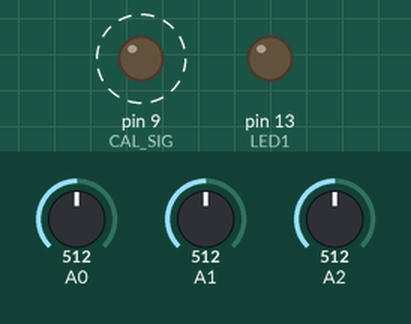
Simulated run of this sketch. Board: Arduino Uno, built with avr-gcc and run on an emulated ATmega328P. On the bench: output pins drawn as LEDs (lit = HIGH). Dashed ring = blinking. The inputs (shaded band) are chosen by the test bench; at power-on: A0 = 512, A1 = 512, A2 = 512. What the sketch prints to the serial monitor is not drawn.

Above: at 0.04 s.
At 43.3 s:
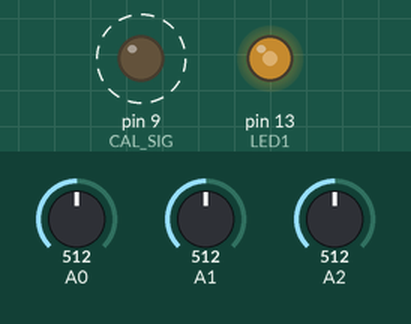
Timing chart, 0 to 43.6 s (numbered marks = the images above):
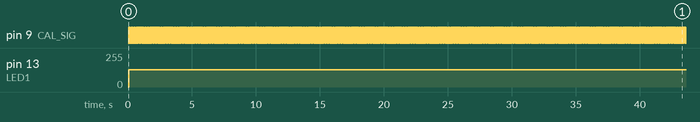

The sketch:

EMG_reader.ino
```cpp
/**********************************************************/
/* Demo program for:                                      */
/*    Board: SHIELD-EKG/EMG + Olimexino328                */
/*  Manufacture: OLIMEX                                   */
/*  COPYRIGHT (C) 2012                                    */
/*  Designed by:  Penko Todorov Bozhkov                   */
/*   Module Name:   Sketch                                */
/*   File   Name:   ShieldEkgEmgDemo.ino                  */
/*   Revision:  Rev.A                                     */
/*    -> Added is suppport for all Arduino boards.        */
/*       This code could be recompiled for all of them!   */
/*   Date: 19.12.2012                                     */
/*   Built with Arduino C/C++ Compiler, version: 1.0.3    */
/**********************************************************/
/**********************************************************
Purpose of this programme is to give you an easy way to
connect Olimexino328 to ElectricGuru(TM), see:
https://www.olimex.com/Products/EEG/OpenEEG/EEG-SMT/resources/ElecGuru40.zip
where you'll be able to observe yours own EKG or EMG signal.
It is based on:
***********************************************************
* ModularEEG firmware for one-way transmission, v0.5.4-p2
* Copyright (c) 2002-2003, Joerg Hansmann, Jim Peters, Andreas Robinson
* License: GNU General Public License (GPL) v2
***********************************************************
For proper communication packet format given below have to be supported:
///////////////////////////////////////////////
////////// Packet Format Version 2 ////////////
///////////////////////////////////////////////
// 17-byte packets are transmitted from Olimexino328 at 256Hz,
// using 1 start bit, 8 data bits, 1 stop bit, no parity, 57600 bits per second.

// Minimial transmission speed is 256Hz * sizeof(Olimexino328_packet) * 10 = 43520 bps.

struct Olimexino328_packet
{
  uint8_t	sync0;		// = 0xa5
  uint8_t	sync1;		// = 0x5a
  uint8_t	version;	// = 2 (packet version)
  uint8_t	count;		// packet counter. Increases by 1 each packet.
  uint16_t	data[6];	// 10-bit sample (= 0 - 1023) in big endian (Motorola) format.
  uint8_t	switches;	// State of PD5 to PD2, in bits 3 to 0.
};
*/
/**********************************************************/
#include <compat/deprecated.h>
#include <FlexiTimer2.h>
//http://www.arduino.cc/playground/Main/FlexiTimer2

// All definitions
#define NUMCHANNELS 6
#define HEADERLEN 4
#define PACKETLEN (NUMCHANNELS * 2 + HEADERLEN + 1)
#define SAMPFREQ 256                      // ADC sampling rate 256
#define TIMER2VAL (1024/(SAMPFREQ))       // Set 256Hz sampling frequency
#define LED1  13
#define CAL_SIG 9
#define CHANNEL_NUM 3

// Global constants and variables
volatile unsigned char counter = 0;	  //Additional divider used to generate CAL_SIG
volatile unsigned int ADC_Value = 0;	  //ADC current value

//~~~~~~~~~~
// Functions
//~~~~~~~~~~

/****************************************************/
/*  Function name: Toggle_LED1                      */
/*  Parameters                                      */
/*    Input   :  No	                            */
/*    Output  :  No                                 */
/*    Action: Switches-over LED1.                   */
/****************************************************/
void Toggle_LED1(void){

 if((digitalRead(LED1))==HIGH){ digitalWrite(LED1,LOW); }
 else{ digitalWrite(LED1,HIGH); }

}


/****************************************************/
/*  Function name: toggle_GAL_SIG                   */
/*  Parameters                                      */
/*    Input   :  No	                            */
/*    Output  :  No                                 */
/*    Action: Switches-over GAL_SIG.                */
/****************************************************/
void toggle_GAL_SIG(void){

 if(digitalRead(CAL_SIG) == HIGH){ digitalWrite(CAL_SIG, LOW); }
 else{ digitalWrite(CAL_SIG, HIGH); }

}


/****************************************************/
/*  Function name: setup                            */
/*  Parameters                                      */
/*    Input   :  No	                            */
/*    Output  :  No                                 */
/*    Action: Initializes all peripherals           */
/****************************************************/
void setup() {

 noInterrupts();  // Disable all interrupts before initialization

 // LED1
 pinMode(LED1, OUTPUT);  //Setup LED1 direction
 digitalWrite(LED1,LOW); //Setup LED1 state
 pinMode(CAL_SIG, OUTPUT);

 // Timer2
 // Timer2 is used to setup the analag channels sampling frequency and packet update.
 // Whenever interrupt occures, the current read packet is sent to the PC
 // In addition the CAL_SIG is generated as well, so Timer1 is not required in this case!
 FlexiTimer2::set(TIMER2VAL, Timer2_Overflow_ISR);
 FlexiTimer2::start();

 // Serial Port
 Serial.begin(57600);
 //Set speed to 57600 bps

 // MCU sleep mode = idle.
 //outb(MCUCR,(inp(MCUCR) | (1<<SE)) & (~(1<<SM0) | ~(1<<SM1) | ~(1<<SM2)));

 interrupts();  // Enable all interrupts after initialization has been completed
}

/****************************************************/
/*  Function name: Timer2_Overflow_ISR              */
/*  Parameters                                      */
/*    Input   :  No	                            */
/*    Output  :  No                                 */
/*    Action: Determines ADC sampling frequency.    */
/****************************************************/
void Timer2_Overflow_ISR()
{
  // Toggle LED1 with ADC sampling frequency /2
  Toggle_LED1();

  //Read the ADC inputs and print to serial
  Serial.print(millis() ); Serial.print(",");
  for (int nCh = 0; nCh <= (CHANNEL_NUM-1); ++nCh)
  {
	  Serial.print(analogRead(nCh) );
	  Serial.print( (nCh==(CHANNEL_NUM-1) )?"\n":"," );
  }

  // Generate the CAL_SIGnal
  counter++;		// increment the devider counter
  if(counter == 12){	// 250/12/2 = 10.4Hz ->Toggle frequency
    counter = 0;
    toggle_GAL_SIG();	// Generate CAL signal with frequ ~10Hz
  }
}


/****************************************************/
/*  Function name: loop                             */
/*  Parameters                                      */
/*    Input   :  No	                            */
/*    Output  :  No                                 */
/*    Action: Puts MCU into sleep mode.             */
/****************************************************/
void loop() {

 __asm__ __volatile__ ("sleep");

}
```

Measured:
- by itself, pin 9 (CAL_SIG): alternates HIGH for 0.05 s and LOW for 0.05 s
- by itself, pin 13 (LED1): 0/255 → 128/255 at 0.06 s
